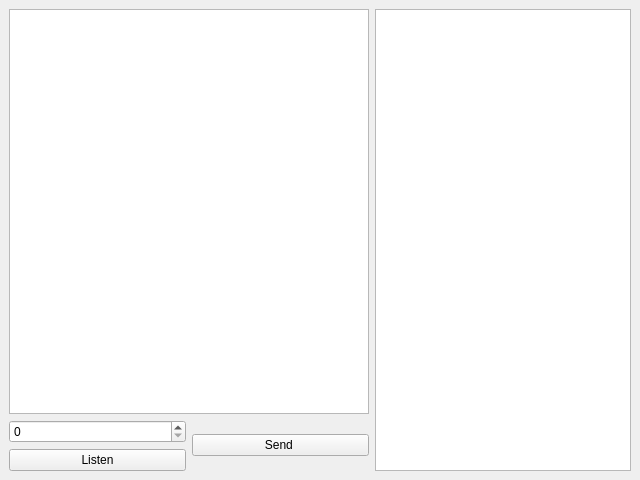
<?xml version="1.0" encoding="UTF-8"?>
<ui version="4.0">
 <class>MainWindow</class>
 <widget class="QMainWindow" name="MainWindow">
  <property name="geometry">
   <rect>
    <x>0</x>
    <y>0</y>
    <width>640</width>
    <height>480</height>
   </rect>
  </property>
  <property name="windowTitle">
   <string>Flow Free Server</string>
  </property>
  <property name="windowIcon">
   <iconset resource="../client/res.qrc">
    <normaloff>:/res/flowfree.png</normaloff>:/res/flowfree.png</iconset>
  </property>
  <widget class="QWidget" name="centralwidget">
   <layout class="QHBoxLayout" name="horizontalLayout_2">
    <item>
     <layout class="QVBoxLayout" name="verticalLayout_2">
      <item>
       <widget class="QPlainTextEdit" name="textEdit"/>
      </item>
      <item>
       <layout class="QHBoxLayout" name="horizontalLayout">
        <item>
         <layout class="QVBoxLayout" name="verticalLayout">
          <item>
           <widget class="QSpinBox" name="portBox">
            <property name="maximum">
             <number>99999</number>
            </property>
           </widget>
          </item>
          <item>
           <widget class="QPushButton" name="listenButton">
            <property name="text">
             <string>Listen</string>
            </property>
           </widget>
          </item>
         </layout>
        </item>
        <item>
         <widget class="QPushButton" name="sendButton">
          <property name="enabled">
           <bool>true</bool>
          </property>
          <property name="text">
           <string>Send </string>
          </property>
         </widget>
        </item>
       </layout>
      </item>
     </layout>
    </item>
    <item>
     <widget class="QListWidget" name="ipList">
      <property name="sizePolicy">
       <sizepolicy hsizetype="Preferred" vsizetype="Expanding">
        <horstretch>0</horstretch>
        <verstretch>0</verstretch>
       </sizepolicy>
      </property>
     </widget>
    </item>
   </layout>
  </widget>
 </widget>
 <resources>
  <include location="../client/res.qrc"/>
 </resources>
 <connections/>
</ui>
